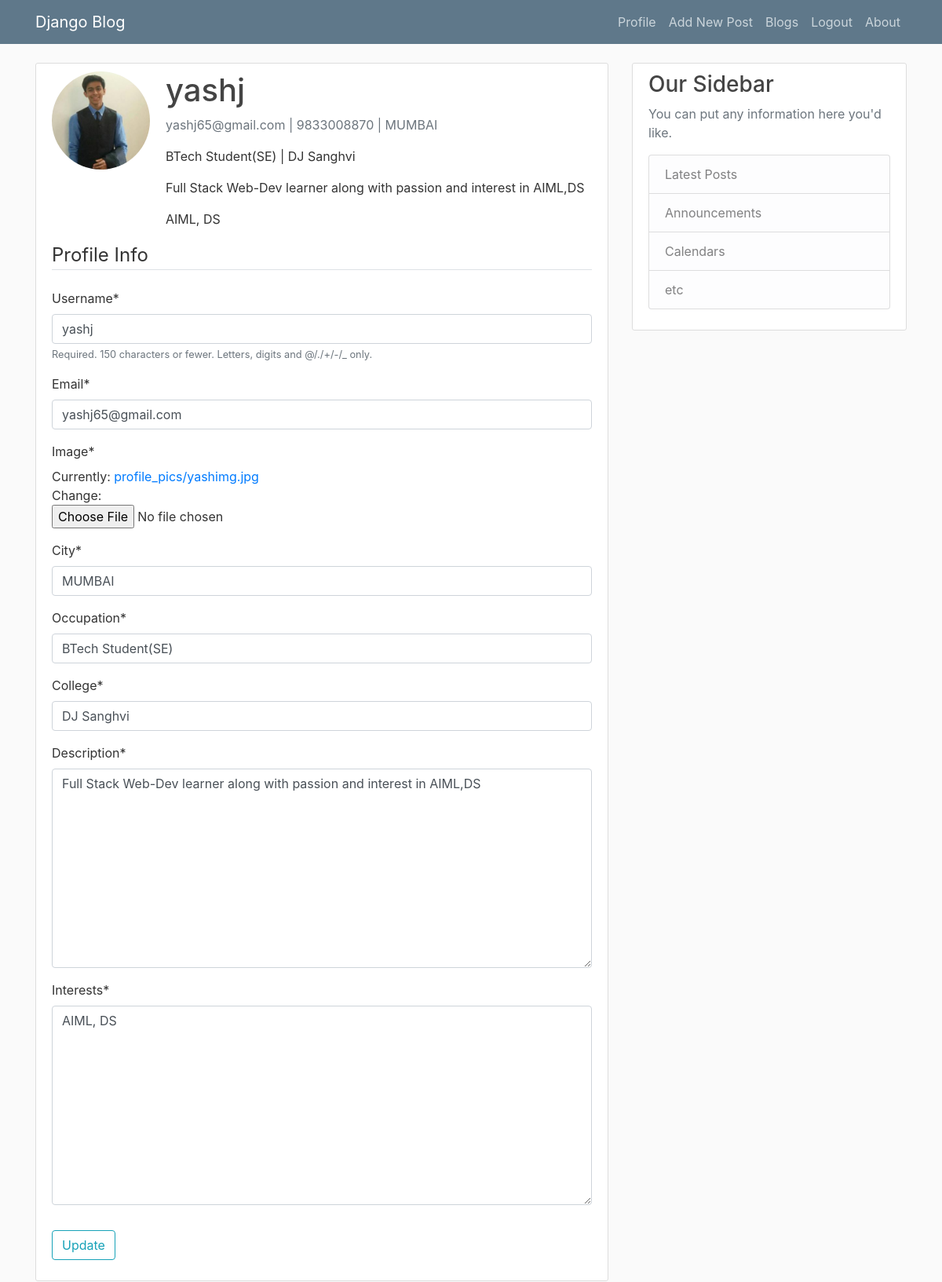
/profile/ (signed in), run on the app's committed database.
### users/models.py (models this page shows, shortened)
class Profile(models.Model):
    user = models.OneToOneField(User, on_delete=models.CASCADE)
    image = models.ImageField(default='default.jpg', upload_to='profile_pics')
    city = models.CharField(max_length=100)
    occupation = models.CharField(max_length=200)
    college = models.CharField(max_length=200)
    contact = models.CharField(max_length=30)
    description = models.TextField()
    interests = models.TextField()

### users/views.py (the view)
# urls.py: path('profile/', user_views.profile, name='profile'),
@login_required
def profile(request):
    if request.method == 'POST':
        u_form = UserUpdateForm(request.POST, instance=request.user)
        p_form = ProfileUpdateForm(request.POST, request.FILES, instance=request.user.profile)
        if u_form.is_valid() and p_form.is_valid():
            u_form.save()
            p_form.save()
            messages.success(request, f'Your profile has been updated!')
            return redirect('profile')
    else:
        u_form = UserUpdateForm(instance=request.user)
        p_form = ProfileUpdateForm(instance=request.user.profile)
    context = {
        'u_form': u_form,
        'p_form': p_form
    }
    return render(request, 'users/profile.html', context)

### users/forms.py
class UserUpdateForm(forms.ModelForm):
    email = forms.EmailField()
    class Meta:
        model = User
        fields = ['username', 'email']

class ProfileUpdateForm(forms.ModelForm):
    class Meta:
        model = Profile
        fields = ['image','city','occupation','college','description','interests']

### users/templates/users/profile.html (shortened to what this page needs)
{% extends "blog/layout.html" %}
{% load crispy_forms_tags %}
{% block content %}
<div class="row">
  <div class="col-md-8">
    <div class="content-section">
      <div class="media">
        <img class="rounded-circle account-img" src="{{ user.profile.image.url }}">
        <div class="media-body">
          <h2 class="account-heading">{{ user.username }}</h2>
          <p class="text-secondary">{{ user.email }} | {{ user.profile.contact }} | {{ user.profile.city }}</p>
          <p class="college">{{ user.profile.occupation }} | {{ user.profile.college }}</p>
          <p class="description">{{ user.profile.description }}</p>
          <p class="interests">{{ user.profile.interests }}</p>
        </div>
      </div>
      <form method="POST" enctype="multipart/form-data">
        <fieldset class="form-group">
            <legend class="border-bottom mb-4">Profile Info</legend>
            {{ u_form|crispy }}
            {{ p_form|crispy }}
        </fieldset>
        <div class="form-group">
            <button class="btn btn-outline-info" type="submit">Update</button>
        </div>
      </form>
    </div>
  </div>
  <div class="col-md-4">
    <div class="content-section">
      <h3>Our Sidebar</h3>
      <p class='text-muted'>You can put any information here you'd like.
        <ul class="list-group">
          <li class="list-group-item list-group-item-light">Latest Posts</li>
          <li class="list-group-item list-group-item-light">Announcements</li>
          <li class="list-group-item list-group-item-light">Calendars</li>
          <li class="list-group-item list-group-item-light">etc</li>
        </ul>
      </p>
      </div>
  </div>
</div>
{% endblock content %}

### blog/static/blog/main.css (style rules this page uses)
body { background: #fafafa; color: #333333; margin-top: 5rem; }
h1, h2, h3, h4, h5, h6 { color: #444444; }
ul { margin: 0; }
.content-section { background: #ffffff; padding: 10px 20px; border: 1px solid #dddddd; border-radius: 3px; margin-bottom: 20px; }
.account-img { height: 125px; width: 125px; margin-right: 20px; margin-bottom: 16px; }
.account-heading { font-size: 2.5rem; }

### data on the page
Profile: city "MUMBAI", occupation "BTech Student(SE)", college "DJ Sanghvi", description "Full Stack Web-Dev learner along with passion and interest in AIML,DS", interests "AIML, DS"

### other printed values
{{ user.username }} "yashj"
{{ user.email }} "yashj65@gmail.com"
{{ user.profile.contact }} "9833008870"
{{ user.profile.city }} "MUMBAI"
{{ user.profile.occupation }} "BTech Student(SE)"
{{ user.profile.college }} "DJ Sanghvi"
{{ user.profile.description }} "Full Stack Web-Dev learner along with passion and interest in AIML,DS"
{{ user.profile.interests }} "AIML, DS"
